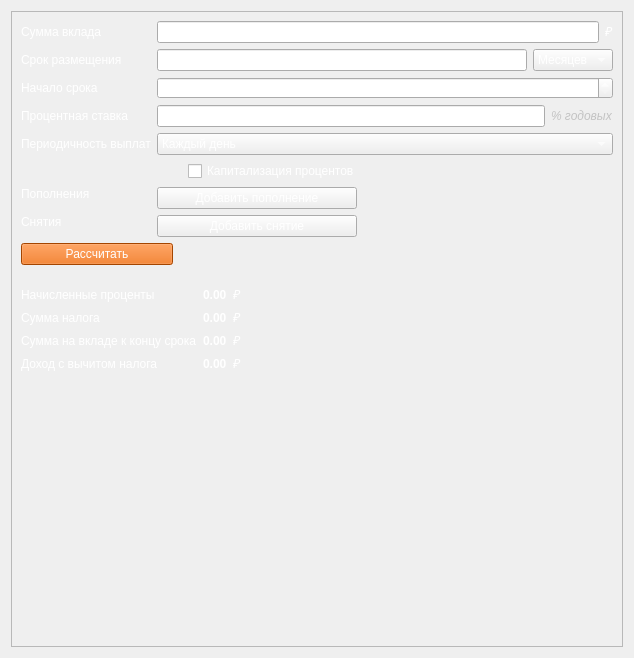
<?xml version="1.0" encoding="UTF-8"?>
<ui version="4.0">
 <class>DepositView</class>
 <widget class="QWidget" name="DepositView">
  <property name="geometry">
   <rect>
    <x>0</x>
    <y>0</y>
    <width>634</width>
    <height>658</height>
   </rect>
  </property>
  <property name="sizePolicy">
   <sizepolicy hsizetype="Expanding" vsizetype="Expanding">
    <horstretch>0</horstretch>
    <verstretch>0</verstretch>
   </sizepolicy>
  </property>
  <property name="windowTitle">
   <string>Form</string>
  </property>
  <property name="styleSheet">
   <string notr="true">QWidget {
color:rgb(255, 255, 255);
}</string>
  </property>
  <layout class="QVBoxLayout" name="verticalLayout">
   <item>
    <widget class="QScrollArea" name="scrollArea">
     <property name="sizePolicy">
      <sizepolicy hsizetype="Expanding" vsizetype="Expanding">
       <horstretch>0</horstretch>
       <verstretch>0</verstretch>
      </sizepolicy>
     </property>
     <property name="widgetResizable">
      <bool>true</bool>
     </property>
     <widget class="QWidget" name="scrollAreaWidgetContents">
      <property name="geometry">
       <rect>
        <x>0</x>
        <y>0</y>
        <width>614</width>
        <height>638</height>
       </rect>
      </property>
      <layout class="QVBoxLayout" name="verticalLayout_10">
       <item>
        <layout class="QGridLayout" name="gridLayout_3">
         <item row="0" column="0">
          <widget class="QLabel" name="label_14">
           <property name="text">
            <string>Сумма вклада</string>
           </property>
          </widget>
         </item>
         <item row="0" column="1">
          <layout class="QHBoxLayout" name="horizontalLayout_21">
           <item>
            <widget class="QLineEdit" name="depositSumEdit"/>
           </item>
           <item>
            <widget class="QLabel" name="label_32">
             <property name="sizePolicy">
              <sizepolicy hsizetype="Preferred" vsizetype="Preferred">
               <horstretch>0</horstretch>
               <verstretch>0</verstretch>
              </sizepolicy>
             </property>
             <property name="font">
              <font>
               <italic>true</italic>
              </font>
             </property>
             <property name="text">
              <string>&lt;html&gt;&lt;head/&gt;&lt;body&gt;&lt;p&gt;₽&lt;/p&gt;&lt;/body&gt;&lt;/html&gt;</string>
             </property>
            </widget>
           </item>
          </layout>
         </item>
         <item row="1" column="0">
          <widget class="QLabel" name="label_15">
           <property name="text">
            <string>Срок размещения</string>
           </property>
          </widget>
         </item>
         <item row="1" column="1">
          <layout class="QHBoxLayout" name="horizontalLayout_16">
           <item>
            <widget class="QLineEdit" name="depositMonthEdit"/>
           </item>
           <item>
            <widget class="QComboBox" name="depositPeriodBox">
             <item>
              <property name="text">
               <string>Месяцев</string>
              </property>
             </item>
             <item>
              <property name="text">
               <string>Лет</string>
              </property>
             </item>
            </widget>
           </item>
          </layout>
         </item>
         <item row="2" column="0">
          <widget class="QLabel" name="label_29">
           <property name="text">
            <string>Начало срока</string>
           </property>
          </widget>
         </item>
         <item row="2" column="1">
          <widget class="QDateEdit" name="depositStartDateEdit">
           <property name="displayFormat">
            <string>dd.MM.yyyy</string>
           </property>
           <property name="calendarPopup">
            <bool>false</bool>
           </property>
           <property name="currentSectionIndex">
            <number>1</number>
           </property>
          </widget>
         </item>
         <item row="3" column="0">
          <widget class="QLabel" name="label_16">
           <property name="text">
            <string>Процентная ставка</string>
           </property>
          </widget>
         </item>
         <item row="3" column="1">
          <layout class="QHBoxLayout" name="horizontalLayout_22">
           <item>
            <widget class="QLineEdit" name="depositInterestEdit"/>
           </item>
           <item>
            <widget class="QLabel" name="label_30">
             <property name="sizePolicy">
              <sizepolicy hsizetype="Preferred" vsizetype="Preferred">
               <horstretch>0</horstretch>
               <verstretch>0</verstretch>
              </sizepolicy>
             </property>
             <property name="font">
              <font>
               <italic>true</italic>
              </font>
             </property>
             <property name="text">
              <string>&lt;html&gt;&lt;head/&gt;&lt;body&gt;&lt;p&gt;&lt;span style=&quot; color:#c3c3c3;&quot;&gt;% годовых&lt;/span&gt;&lt;/p&gt;&lt;/body&gt;&lt;/html&gt;</string>
             </property>
            </widget>
           </item>
          </layout>
         </item>
         <item row="4" column="1">
          <layout class="QHBoxLayout" name="horizontalLayout_23"/>
         </item>
         <item row="5" column="0">
          <widget class="QLabel" name="label_18">
           <property name="text">
            <string>Периодичность выплат</string>
           </property>
          </widget>
         </item>
         <item row="5" column="1">
          <widget class="QComboBox" name="depositTypesCombo">
           <item>
            <property name="text">
             <string>Каждый день</string>
            </property>
           </item>
           <item>
            <property name="text">
             <string>Раз в месяц</string>
            </property>
           </item>
           <item>
            <property name="text">
             <string>В конце срока</string>
            </property>
           </item>
          </widget>
         </item>
         <item row="6" column="0">
          <spacer name="horizontalSpacer_3">
           <property name="orientation">
            <enum>Qt::Horizontal</enum>
           </property>
           <property name="sizeType">
            <enum>QSizePolicy::Minimum</enum>
           </property>
           <property name="sizeHint" stdset="0">
            <size>
             <width>40</width>
             <height>20</height>
            </size>
           </property>
          </spacer>
         </item>
         <item row="6" column="1">
          <layout class="QHBoxLayout" name="horizontalLayout_17">
           <item>
            <widget class="QLabel" name="label_19">
             <property name="maximumSize">
              <size>
               <width>25</width>
               <height>25</height>
              </size>
             </property>
             <property name="toolTip">
              <string notr="true">Капитализация - свойство вклада, при 
котором начисленные проценты не 
отдаются на руки держателю, а 
прибавляются к вкладу. Таким образом 
сумма вклада растет с каждой выплатой
 процентов.</string>
             </property>
             <property name="text">
              <string/>
             </property>
             <property name="pixmap">
              <pixmap>:/images/info.png</pixmap>
             </property>
             <property name="scaledContents">
              <bool>true</bool>
             </property>
            </widget>
           </item>
           <item>
            <widget class="QCheckBox" name="depositCapitalizationCheckBox">
             <property name="text">
              <string>Капитализация процентов</string>
             </property>
            </widget>
           </item>
          </layout>
         </item>
         <item row="7" column="0">
          <widget class="QLabel" name="label_20">
           <property name="text">
            <string>Пополнения</string>
           </property>
           <property name="alignment">
            <set>Qt::AlignLeading|Qt::AlignLeft|Qt::AlignTop</set>
           </property>
          </widget>
         </item>
         <item row="7" column="1">
          <layout class="QVBoxLayout" name="verticalLayout_9">
           <item>
            <layout class="QVBoxLayout" name="depositAddMoneyLayout">
             <property name="sizeConstraint">
              <enum>QLayout::SetMinimumSize</enum>
             </property>
            </layout>
           </item>
           <item>
            <layout class="QHBoxLayout" name="horizontalLayout_19">
             <item>
              <widget class="QPushButton" name="addAddingButton">
               <property name="minimumSize">
                <size>
                 <width>200</width>
                 <height>0</height>
                </size>
               </property>
               <property name="text">
                <string>Добавить пополнение</string>
               </property>
              </widget>
             </item>
             <item>
              <spacer name="horizontalSpacer_4">
               <property name="orientation">
                <enum>Qt::Horizontal</enum>
               </property>
               <property name="sizeHint" stdset="0">
                <size>
                 <width>40</width>
                 <height>20</height>
                </size>
               </property>
              </spacer>
             </item>
            </layout>
           </item>
          </layout>
         </item>
         <item row="8" column="0">
          <widget class="QLabel" name="label_21">
           <property name="text">
            <string>Снятия</string>
           </property>
           <property name="alignment">
            <set>Qt::AlignLeading|Qt::AlignLeft|Qt::AlignTop</set>
           </property>
          </widget>
         </item>
         <item row="8" column="1">
          <layout class="QVBoxLayout" name="verticalLayout_4">
           <item>
            <layout class="QVBoxLayout" name="depositSubMoneyLayout"/>
           </item>
           <item>
            <layout class="QHBoxLayout" name="horizontalLayout_20">
             <item>
              <widget class="QPushButton" name="addSubingButton">
               <property name="minimumSize">
                <size>
                 <width>200</width>
                 <height>0</height>
                </size>
               </property>
               <property name="text">
                <string>Добавить снятие</string>
               </property>
              </widget>
             </item>
             <item>
              <spacer name="horizontalSpacer_5">
               <property name="orientation">
                <enum>Qt::Horizontal</enum>
               </property>
               <property name="sizeHint" stdset="0">
                <size>
                 <width>40</width>
                 <height>20</height>
                </size>
               </property>
              </spacer>
             </item>
            </layout>
           </item>
          </layout>
         </item>
        </layout>
       </item>
       <item>
        <layout class="QHBoxLayout" name="horizontalLayout_18">
         <item>
          <widget class="QPushButton" name="depositCalcButton">
           <property name="minimumSize">
            <size>
             <width>152</width>
             <height>0</height>
            </size>
           </property>
           <property name="styleSheet">
            <string notr="true">QPushButton {
	background-color: rgb(230,97,0);
	color: rgb(255, 255, 255);
}</string>
           </property>
           <property name="text">
            <string>Рассчитать</string>
           </property>
          </widget>
         </item>
         <item>
          <spacer name="horizontalSpacer_2">
           <property name="orientation">
            <enum>Qt::Horizontal</enum>
           </property>
           <property name="sizeHint" stdset="0">
            <size>
             <width>40</width>
             <height>20</height>
            </size>
           </property>
          </spacer>
         </item>
        </layout>
       </item>
       <item>
        <layout class="QFormLayout" name="formLayout_2">
         <property name="topMargin">
          <number>15</number>
         </property>
         <item row="0" column="0">
          <widget class="QLabel" name="label_23">
           <property name="sizePolicy">
            <sizepolicy hsizetype="Preferred" vsizetype="Preferred">
             <horstretch>0</horstretch>
             <verstretch>0</verstretch>
            </sizepolicy>
           </property>
           <property name="text">
            <string>Начисленные проценты</string>
           </property>
           <property name="alignment">
            <set>Qt::AlignLeading|Qt::AlignLeft|Qt::AlignVCenter</set>
           </property>
          </widget>
         </item>
         <item row="0" column="1">
          <layout class="QHBoxLayout" name="horizontalLayout_13">
           <item>
            <widget class="QLabel" name="depositResult1">
             <property name="font">
              <font>
               <bold>true</bold>
              </font>
             </property>
             <property name="text">
              <string>0.00</string>
             </property>
            </widget>
           </item>
           <item>
            <widget class="QLabel" name="label_26">
             <property name="sizePolicy">
              <sizepolicy hsizetype="MinimumExpanding" vsizetype="Preferred">
               <horstretch>0</horstretch>
               <verstretch>0</verstretch>
              </sizepolicy>
             </property>
             <property name="font">
              <font>
               <italic>true</italic>
              </font>
             </property>
             <property name="text">
              <string>₽</string>
             </property>
            </widget>
           </item>
          </layout>
         </item>
         <item row="1" column="0">
          <widget class="QLabel" name="label_24">
           <property name="text">
            <string>Сумма налога</string>
           </property>
          </widget>
         </item>
         <item row="1" column="1">
          <layout class="QHBoxLayout" name="horizontalLayout_14">
           <item>
            <widget class="QLabel" name="depositResult2">
             <property name="font">
              <font>
               <bold>true</bold>
              </font>
             </property>
             <property name="text">
              <string>0.00</string>
             </property>
            </widget>
           </item>
           <item>
            <widget class="QLabel" name="label_27">
             <property name="sizePolicy">
              <sizepolicy hsizetype="MinimumExpanding" vsizetype="Preferred">
               <horstretch>0</horstretch>
               <verstretch>0</verstretch>
              </sizepolicy>
             </property>
             <property name="font">
              <font>
               <italic>true</italic>
              </font>
             </property>
             <property name="text">
              <string>₽</string>
             </property>
            </widget>
           </item>
          </layout>
         </item>
         <item row="2" column="0">
          <widget class="QLabel" name="label_25">
           <property name="text">
            <string>Сумма на вкладе к концу срока</string>
           </property>
          </widget>
         </item>
         <item row="2" column="1">
          <layout class="QHBoxLayout" name="horizontalLayout_15">
           <item>
            <widget class="QLabel" name="depositResult3">
             <property name="font">
              <font>
               <bold>true</bold>
              </font>
             </property>
             <property name="text">
              <string>0.00</string>
             </property>
            </widget>
           </item>
           <item>
            <widget class="QLabel" name="label_28">
             <property name="sizePolicy">
              <sizepolicy hsizetype="MinimumExpanding" vsizetype="Preferred">
               <horstretch>0</horstretch>
               <verstretch>0</verstretch>
              </sizepolicy>
             </property>
             <property name="font">
              <font>
               <italic>true</italic>
              </font>
             </property>
             <property name="text">
              <string>₽</string>
             </property>
            </widget>
           </item>
          </layout>
         </item>
         <item row="3" column="0">
          <widget class="QLabel" name="label">
           <property name="text">
            <string>Доход с вычитом налога</string>
           </property>
          </widget>
         </item>
         <item row="3" column="1">
          <layout class="QHBoxLayout" name="horizontalLayout">
           <item>
            <widget class="QLabel" name="depositResult4">
             <property name="font">
              <font>
               <bold>true</bold>
              </font>
             </property>
             <property name="text">
              <string>0.00</string>
             </property>
            </widget>
           </item>
           <item>
            <widget class="QLabel" name="label_39">
             <property name="sizePolicy">
              <sizepolicy hsizetype="MinimumExpanding" vsizetype="Preferred">
               <horstretch>0</horstretch>
               <verstretch>0</verstretch>
              </sizepolicy>
             </property>
             <property name="font">
              <font>
               <italic>true</italic>
              </font>
             </property>
             <property name="text">
              <string>₽</string>
             </property>
            </widget>
           </item>
          </layout>
         </item>
        </layout>
       </item>
       <item>
        <spacer name="verticalSpacer_4">
         <property name="orientation">
          <enum>Qt::Vertical</enum>
         </property>
         <property name="sizeHint" stdset="0">
          <size>
           <width>20</width>
           <height>40</height>
          </size>
         </property>
        </spacer>
       </item>
      </layout>
     </widget>
    </widget>
   </item>
  </layout>
 </widget>
 <resources>
  <include location="ui/qrc.qrc"/>
 </resources>
 <connections/>
</ui>
